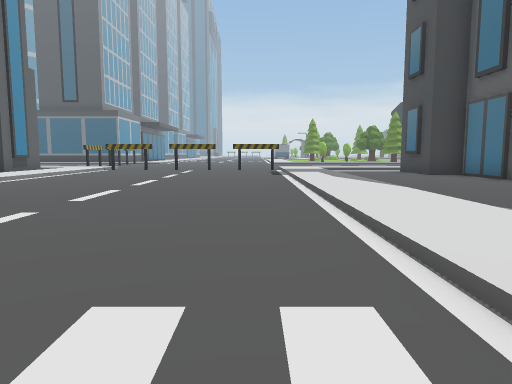
View 1 (above)

24 first-person views from a walk through a scene from a Unity 3-D project. The camera is 1.3 m above the floor, tilts 6° down and sees 70° across. The floor is counted in squares, 2 m on a side. Each view is taken from the middle of a square. On the plan, view 1 faces up. The plan holds only what a view shows up to about 11 squares ahead; the rest is blank. The place goes on beyond the plan. The player is left out.

View 2
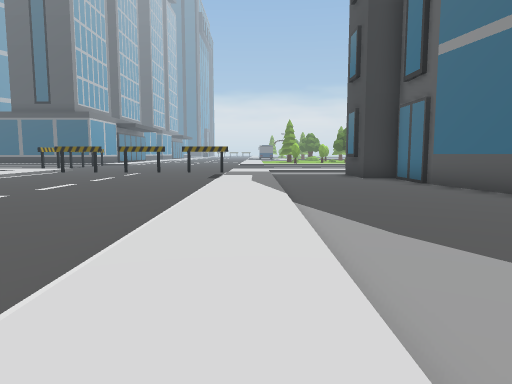

View 3
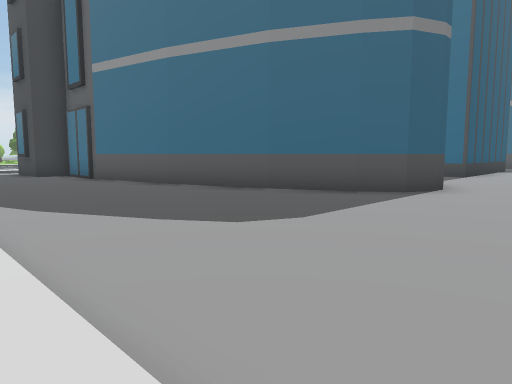

View 4
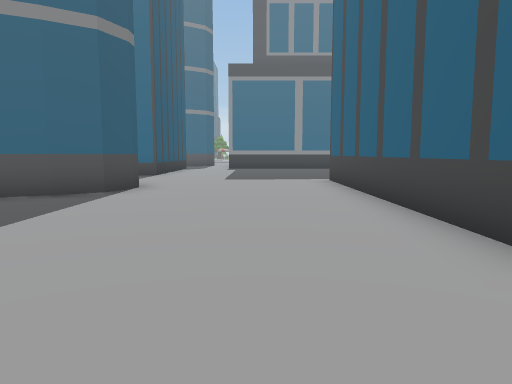

View 5
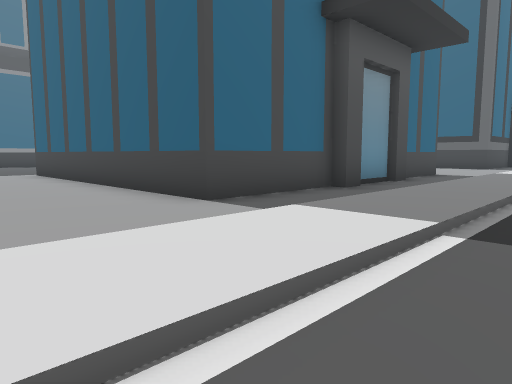

View 6
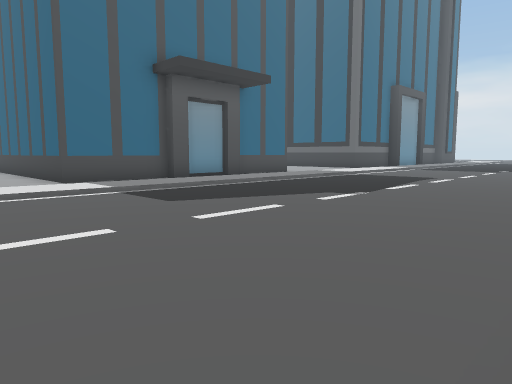

View 7
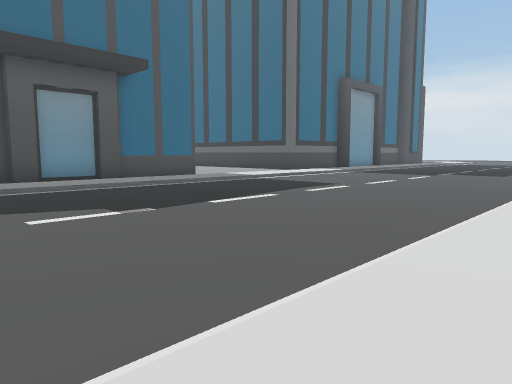

View 8
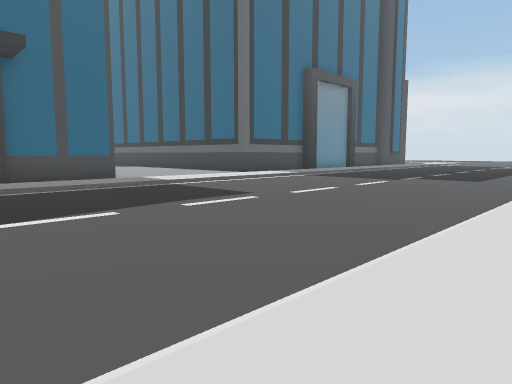

View 9
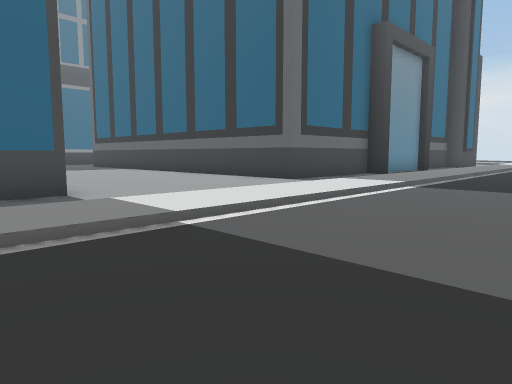

View 10
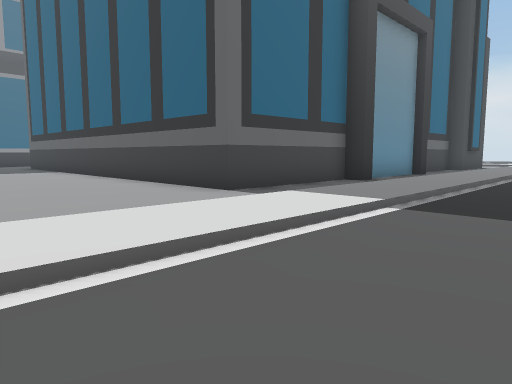

View 11
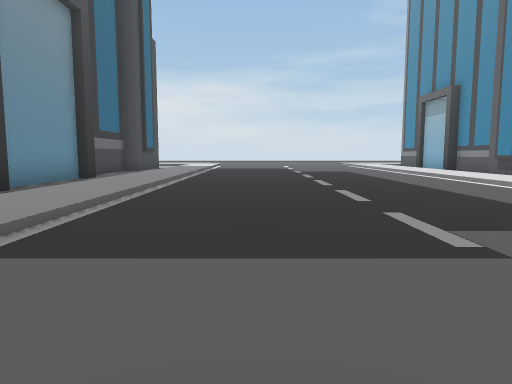

View 12
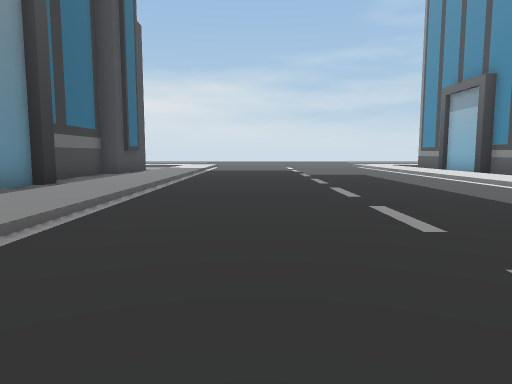

View 13
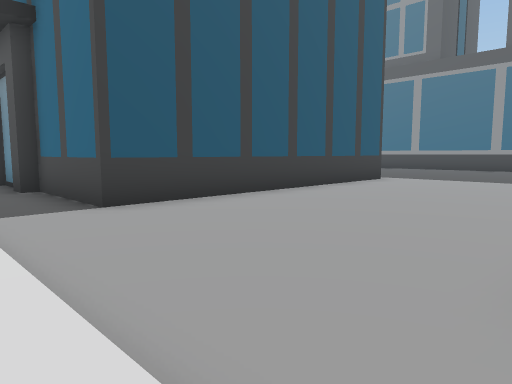

View 14
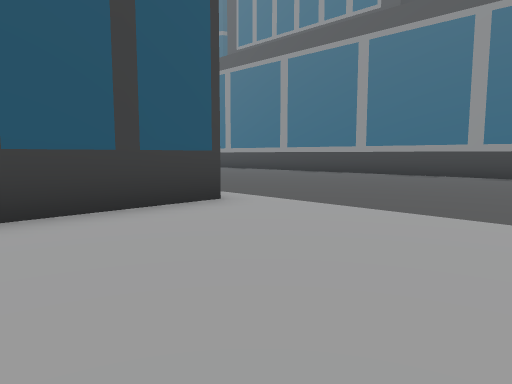

View 15
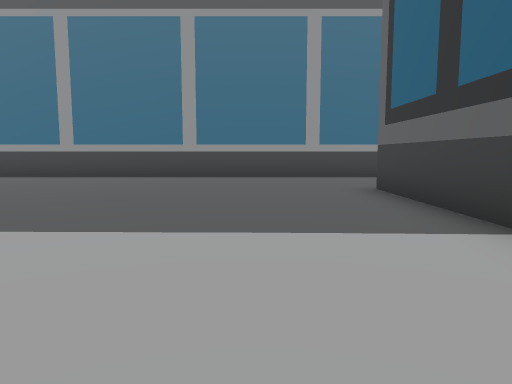

View 16
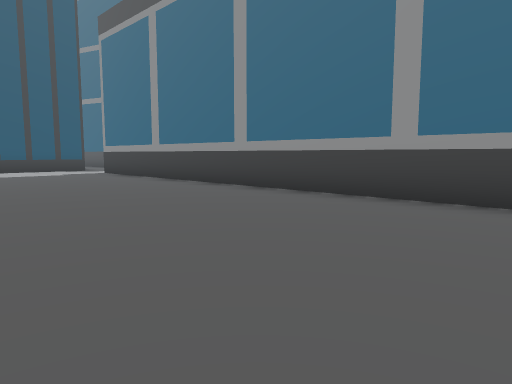

View 17
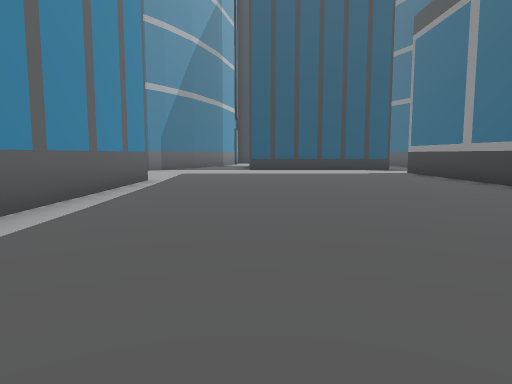

View 18
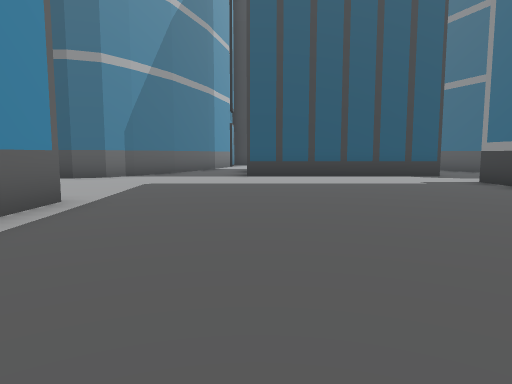

View 19
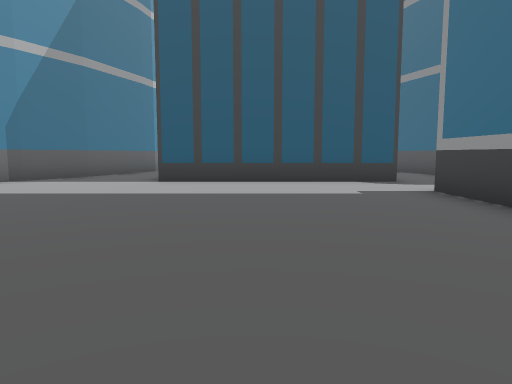

View 20
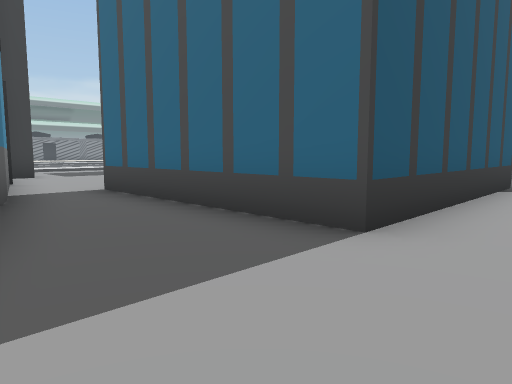

View 21
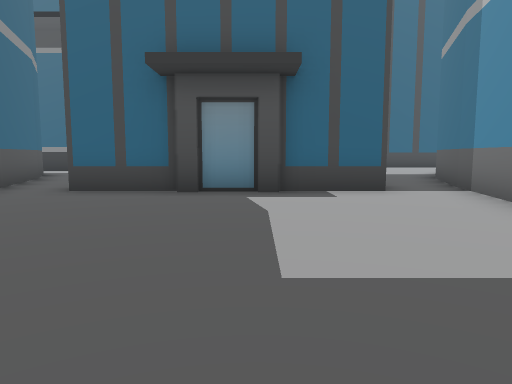

View 22
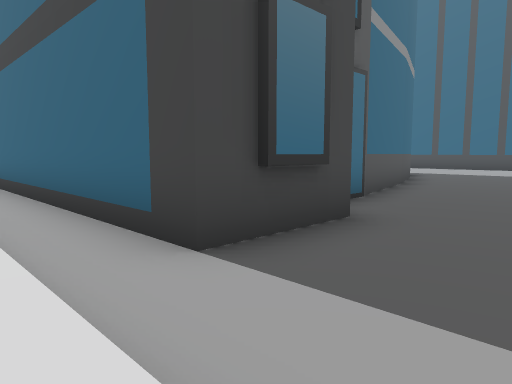

View 23
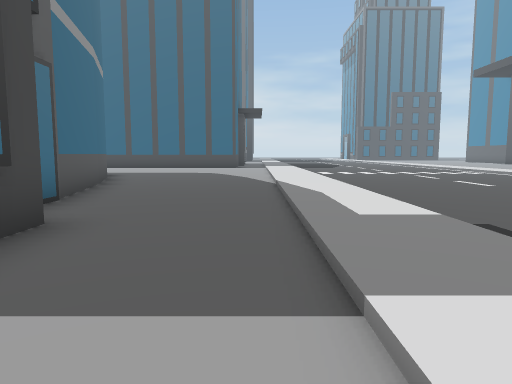

View 24
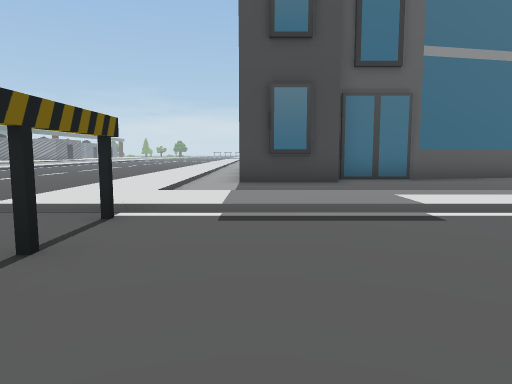

### Floor plan
Key: @ floor where view 1 was taken; # wall or solid block; . main floor; : floor 0.25 m higher than the main floor; / step, stairs or slope; O other object.
Columns run from 8 left of view 1 to 21 right of it. Each row starts with its distance up from view 1.
 15        ../:::::::
 14        .O/:.........
 13      ..../:...#######    .
 12       .../:..O#        O...
 11  :/....../:...#       #.....
 10  :/....../:...#        .....
  9   /....../:....       .......
  8   /....../:....#     #........
  7    ....../:....#     #...O#...
  6     ...../:....#     #.#
  5     ...../:....##   ##.#
  4     ...../:.....#   #..#
  3       .../:.....## ##..#
  2       .../:......###...######.
  1        ../:......###..........
  0         @ :..................
 -1   /...  ./:.................#
 -2   /....../:.................#
 -3   /....../:.................#
 -4   /....../:.#########.......#
 -5  :/....../:.#       #.......#
 -6  :/....../:.#       #.......#
 -7  :/....../:.#       #.......#
 -8  :/....../:.O       #.......#
 -9  :/....../:.O       #.......#
-10  :/....../:.#        .......#
-11  :/....../:.#        .......#
-12   /....../:.#        .......#
-13   /....../:.#########.......#
-14   /....../:.................#
-15   /....../:.................#
-16   /....../:.................#
-17    ....../:.................#
-18    ....../:.#######  ####...#
-19    ....../:.#             ..#
-20    ....../:.#
-21    ....../:.#
-22    ....../:.#
-23   /....../:.O
-24   /....../:.#
-25  :/....../:.#
-26 O:/....../:.#
-27 #:/....../:.#
-28  :/....../:.#
-29  :/....../: #

Where each view was taken, in squares from view 1:
view 1: 0 up, 0 right, facing up
view 2: 0 up, 2 right, facing up
view 3: 2 down, 2 right, facing up-right
view 4: 2 down, 2 right, facing right
view 5: 1 down, 0 right, facing down-right
view 6: 1 down, 6 left, facing down-right
view 7: 5 down, 7 left, facing down-right
view 8: 8 down, 7 left, facing down-right
view 9: 11 down, 2 left, facing down-right
view 10: 14 down, 1 left, facing down-right
view 11: 16 down, 1 left, facing down
view 12: 18 down, 1 left, facing down
view 13: 18 down, 2 right, facing up-right
view 14: 17 down, 9 right, facing up-right
view 15: 16 down, 10 right, facing right
view 16: 13 down, 15 right, facing up-right
view 17: 13 down, 15 right, facing up
view 18: 9 down, 15 right, facing up
view 19: 7 down, 17 right, facing up
view 20: 0 up, 12 right, facing up-right
view 21: 13 up, 17 right, facing down
view 22: 15 up, 3 right, facing down-right
view 23: 15 up, 3 right, facing down
view 24: 13 up, 3 left, facing right
